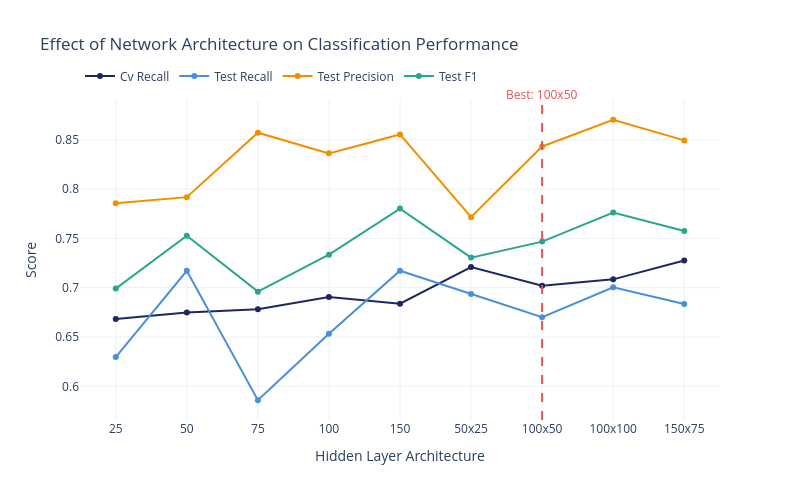

The cell this chart's notebook holds for it:
### Markdown cell above
# Architecture design discussion
print("="*70)
print("HIDDEN LAYER ARCHITECTURE: Design Choices")
print("="*70)
print()
best_arch = (100,)
print(f"Selected architecture: {best_arch}")
print()
print("Key tradeoffs in network design:")
print("  - Shallow networks (e.g., (50,)): Fast training, less expressivity")
print("  - Deeper networks (e.g., (100,)): More capacity, risk of overfitting")
print("  - Multi-layer (e.g., (100, 50)): Can learn hierarchical features")
print()
print(f"The selected {best_arch} balances")
print("training speed with predictive power on the HMEQ dataset.")

### Code cell
# Test different hidden layer architectures
architectures = [
    (25,),
    (50,),
    (75,),
    (100,),
    (150,),
    (50, 25),
    (100, 50),
    (100, 100),
    (150, 75),
]
arch_results = []
best_alpha = best_params.get("clf__alpha", 0.001)
best_lr = best_params.get("clf__learning_rate_init", 0.01)
best_act = best_params.get("clf__activation", "relu")

for arch in architectures:
    mlp_temp = Pipeline([
        ("prep", prep_linear),
        ("clf", MLPClassifier(
            hidden_layer_sizes=arch,
            alpha=best_alpha,
            learning_rate_init=best_lr,
            activation=best_act,
            max_iter=1000,
            random_state=RANDOM_STATE,
            solver="adam",
            early_stopping=True,
            validation_fraction=0.1,
            n_iter_no_change=20,
        )),
    ])

    cv_sc = cross_val_score(mlp_temp, X_train, y_train, cv=cv, scoring="recall").mean()
    mlp_temp.fit(X_train, y_train)
    y_pred_t = mlp_temp.predict(X_test)
    y_prob_t = mlp_temp.predict_proba(X_test)[:, 1]

    arch_label = "x".join(map(str, arch))
    arch_results.append({
        "architecture": arch_label,
        "params": sum(arch),
        "cv_recall": cv_sc,
        "test_recall": recall_score(y_test, y_pred_t),
        "test_precision": precision_score(y_test, y_pred_t, zero_division=0),
        "test_f1": f1_score(y_test, y_pred_t),
        "test_auc": roc_auc_score(y_test, y_prob_t),
    })

df_arch = pd.DataFrame(arch_results)
fig_arch = go.Figure()
for metric_name, color in [("cv_recall", COLORS["navy"]), ("test_recall", COLORS["accent"]),
                             ("test_precision", COLORS["orange"]), ("test_f1", COLORS["green"])]:
    fig_arch.add_trace(go.Scatter(
        x=df_arch["architecture"], y=df_arch[metric_name],
        name=metric_name.replace("_", " ").title(),
        line=dict(color=color, width=2), mode="lines+markers",
    ))

best_arch = grid.best_params_["clf__hidden_layer_sizes"]
best_arch_label = "x".join(map(str, best_arch))

# Use annotation instead of vline (vline doesn't work with categorical x-axis)
best_arch_idx = list(df_arch["architecture"]).index(best_arch_label) if best_arch_label in list(df_arch["architecture"]) else None
if best_arch_idx is not None:
    fig_arch.add_shape(
        type="line", x0=best_arch_label, x1=best_arch_label, y0=0, y1=1,
        yref="paper", line=dict(dash="dash", color=COLORS["red"], width=2),
    )
    fig_arch.add_annotation(
        x=best_arch_label, y=1.05, yref="paper",
        text=f"Best: {best_arch_label}", showarrow=False,
        font=dict(color=COLORS["red"], size=12),
    )

fig_arch.update_layout(
    title="Effect of Network Architecture on Classification Performance",
    xaxis_title="Hidden Layer Architecture",
    yaxis_title="Score",
    height=500, width=800,
    legend=dict(orientation="h", y=1.12),
)
fig_arch.show()
save_chart(fig_arch, MODEL_SLUG, "architecture_comparison")

### Figure 1 — Plotly figure (JSON) as saved in the notebook; plotly's stock layout.template omitted (floating-point values rounded to 4 significant figures)
{"data": [{"line": {"color": "#1E2761", "width": 2}, "mode": "lines+markers", "name": "Cv Recall", "type": "scatter", "x": ["25", "50", "75", "100", "150", "50x25", "100x50", "100x100", "150x75"], "y": [0.6682, 0.675, 0.6782, 0.6906, 0.6838, 0.7209, 0.7019, 0.7085, 0.7276]}, {"line": {"color": "#4A90D9", "width": 2}, "mode": "lines+markers", "name": "Test Recall", "type": "scatter", "x": ["25", "50", "75", "100", "150", "50x25", "100x50", "100x100", "150x75"], "y": [0.6296, 0.7172, 0.5859, 0.6532, 0.7172, 0.6936, 0.67, 0.7003, 0.6835]}, {"line": {"color": "#F18F01", "width": 2}, "mode": "lines+markers", "name": "Test Precision", "type": "scatter", "x": ["25", "50", "75", "100", "150", "50x25", "100x50", "100x100", "150x75"], "y": [0.7857, 0.7918, 0.8571, 0.8362, 0.8554, 0.7715, 0.8432, 0.8703, 0.8494]}, {"line": {"color": "#2CA58D", "width": 2}, "mode": "lines+markers", "name": "Test F1", "type": "scatter", "x": ["25", "50", "75", "100", "150", "50x25", "100x50", "100x100", "150x75"], "y": [0.6991, 0.7527, 0.696, 0.7335, 0.7802, 0.7305, 0.7467, 0.7761, 0.7575]}], "layout": {"annotations": [{"font": {"color": "#E15554", "size": 12}, "showarrow": false, "text": "Best: 100x50", "x": "100x50", "y": 1.05, "yref": "paper"}], "height": 500, "legend": {"orientation": "h", "y": 1.12}, "shapes": [{"line": {"color": "#E15554", "dash": "dash", "width": 2}, "type": "line", "x0": "100x50", "x1": "100x50", "y0": 0, "y1": 1, "yref": "paper"}], "title": {"text": "Effect of Network Architecture on Classification Performance"}, "width": 800, "xaxis": {"title": {"text": "Hidden Layer Architecture"}}, "yaxis": {"title": {"text": "Score"}}}}
